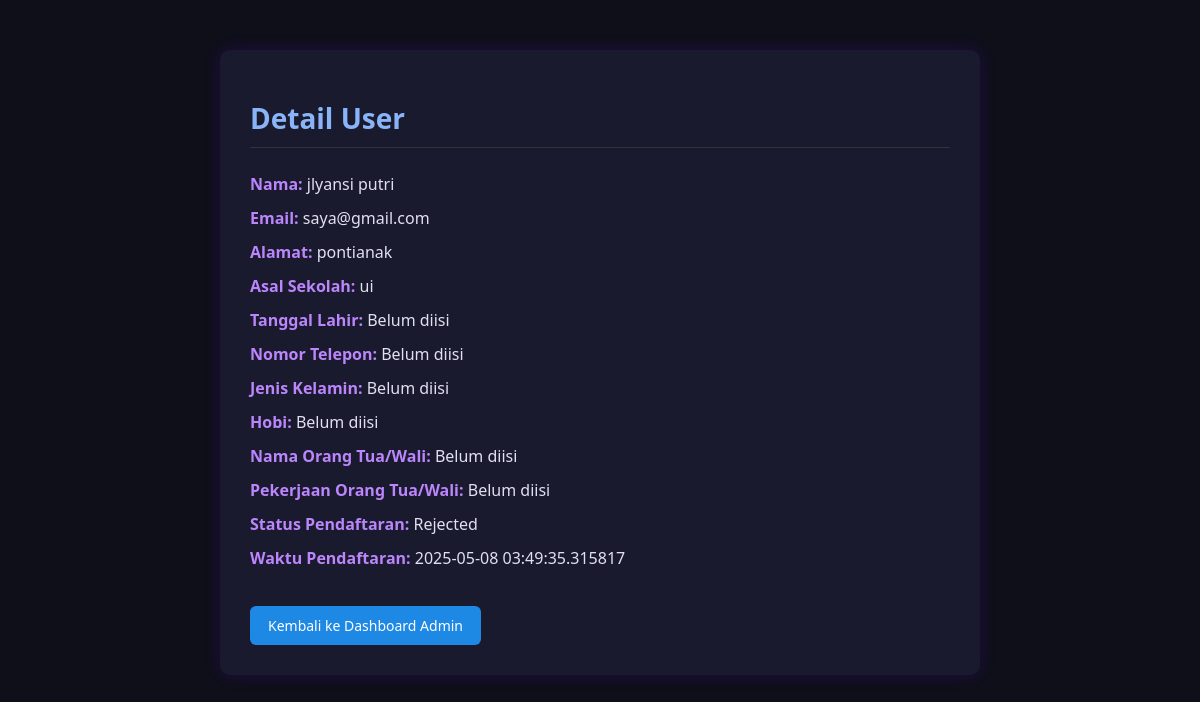
The page /user_detail/2 on the database as committed earlier.
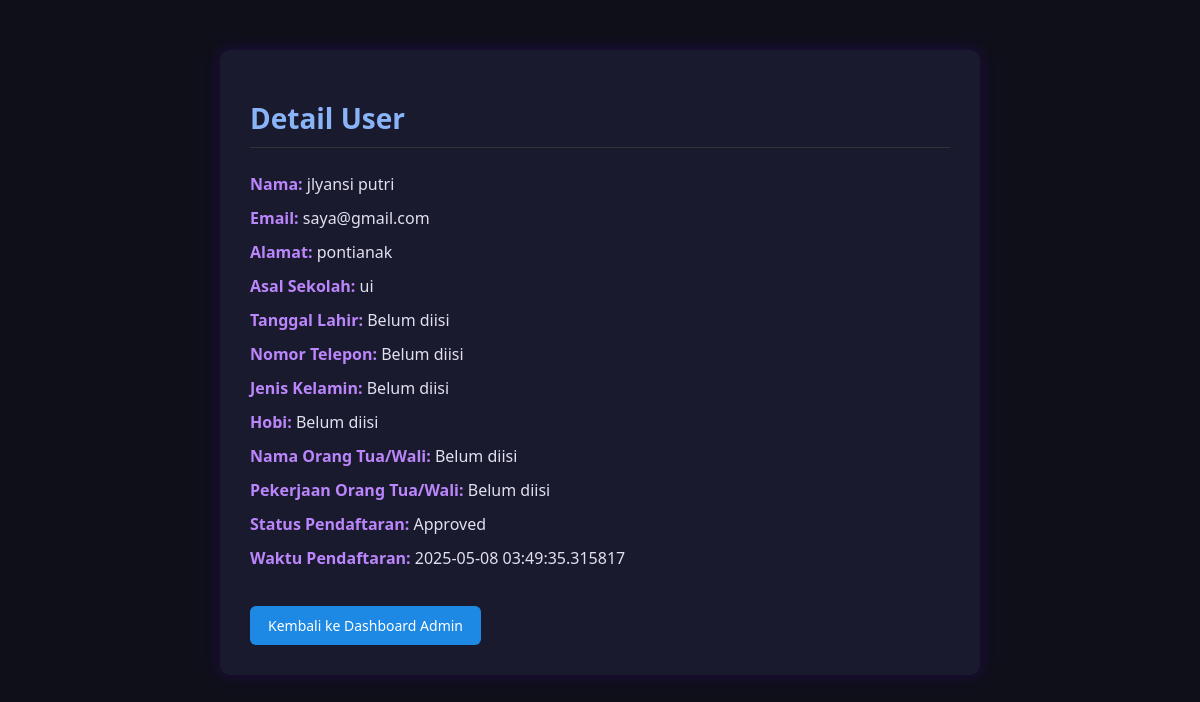
The same page on the database as committed later.
### models.py (models this page shows)
class User(db.Model):
    id = db.Column(db.Integer, primary_key=True)
    name = db.Column(db.String(100), nullable=False)
    email = db.Column(db.String(100), unique=True, nullable=False)
    password = db.Column(db.String(100), nullable=False)
    status = db.Column(db.String(20), default='Pending')  # Pending, Approved, Rejected
    school = db.Column(db.String(100), nullable=True)  # Asal sekolah
    address = db.Column(db.String(200), nullable=True)  # Alamat
    birth_date = db.Column(db.Date, nullable=True)  # Tanggal lahir
    phone = db.Column(db.String(15), nullable=True)  # Nomor telepon
    gender = db.Column(db.String(20), nullable=True)  # Jenis kelamin
    hobby = db.Column(db.String(200), nullable=True)  # Hobi
    parent_name = db.Column(db.String(100), nullable=True)  # Nama orang tua/wali
    parent_job = db.Column(db.String(100), nullable=True)  # Pekerjaan orang tua/wali
    created_at = db.Column(db.DateTime, default=datetime.utcnow)  # Waktu pendaftaran

### app.py (the view)
@app.route('/user_detail/<int:user_id>')
def user_detail(user_id):
    user = User.query.get(user_id)
    if not user:
        flash('User tidak ditemukan.')
        return redirect(url_for('dashboard_admin'))
    return render_template('user_detail.html', user=user)

### templates/user_detail.html (shortened to what this page needs)
<!DOCTYPE html>
<html>
<head>
    <link rel="stylesheet" type="text/css" href="{{ url_for('static', filename='css/detail.css') }}">
</head>
<body>
    <div class="container">
        <h1>Detail User</h1>
        <p><strong>Nama:</strong> {{ user.name }}</p>
        <p><strong>Email:</strong> {{ user.email }}</p>
        <p><strong>Alamat:</strong> {{ user.address or 'Belum diisi' }}</p>
        <p><strong>Asal Sekolah:</strong> {{ user.school or 'Belum diisi' }}</p>
        <p><strong>Tanggal Lahir:</strong> {{ user.birth_date or 'Belum diisi' }}</p>
        <p><strong>Nomor Telepon:</strong> {{ user.phone or 'Belum diisi' }}</p>
        <p><strong>Jenis Kelamin:</strong> {{ user.gender or 'Belum diisi' }}</p>
        <p><strong>Hobi:</strong> {{ user.hobby or 'Belum diisi' }}</p>
        <p><strong>Nama Orang Tua/Wali:</strong> {{ user.parent_name or 'Belum diisi' }}</p>
        <p><strong>Pekerjaan Orang Tua/Wali:</strong> {{ user.parent_job or 'Belum diisi' }}</p>
        <p><strong>Status Pendaftaran:</strong> {{ user.status }}</p>
        <p><strong>Waktu Pendaftaran:</strong> {{ user.created_at }}</p>
        <a href="{{ url_for('dashboard_admin') }}" class="btn btn-blue">Kembali ke Dashboard Admin</a>
    </div>
</body>
</html>

Rows that differ between the two databases and show on the page:
changed User "jlyansi putri": status "Rejected" → "Approved"
